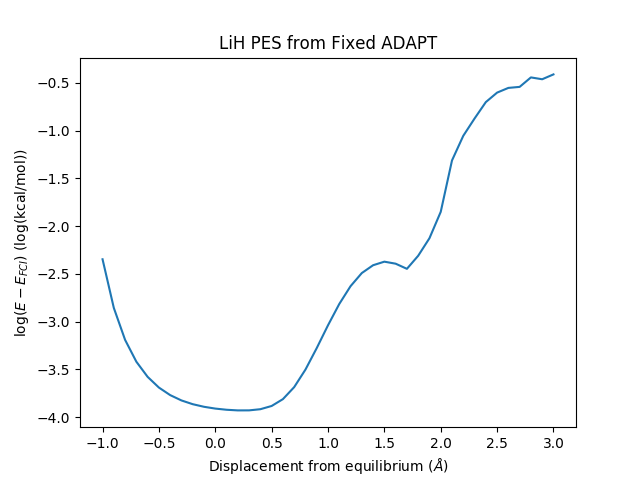

The script that saved this image:
import pylab
import numpy as np
import math

infile = 'cheap.dat'
read = open(infile, 'r')
E = []
error = []
log_error = []

for i in read.readlines():
    line = i.split()
    E.append(float(line[0]))
    error.append(float(line[1]))
    log_error.append(math.log10(float(line[1])))
log_error = np.array(log_error)
log_error[0:10] = log_error[0:10][::-1]
x = [.1*(i-10) for i in range(0, len(log_error))]
pylab.xlabel('Displacement from equilibrium ($\AA$)')
pylab.ylabel('$\log(E-E_{FCI})$ (log(kcal/mol))')
pylab.title('LiH PES from Fixed ADAPT')
pylab.plot(x, np.array(log_error))
pylab.savefig('plot.png')
pylab.show()

